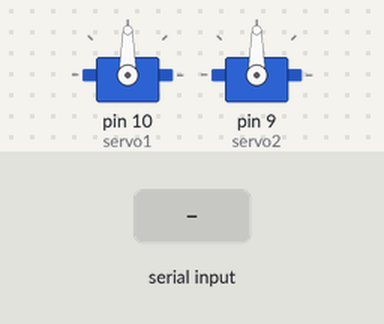
Bench run of a sketch on a simulated Arduino Uno, built with avr-gcc and run on an emulated ATmega328P. Shown: 2 × servo. The inputs (shaded band) are chosen by the test bench. What the sketch prints to the serial monitor is not drawn.

Above: at 1.2 s.
1.3 s: "f\n" received over Serial
At 1.8 s:
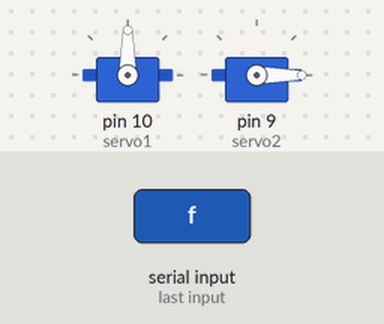
2.8 s: "b\n" received over Serial
At 4.2 s:
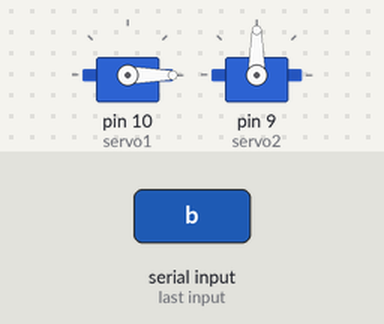
Timing chart, 0 to 5.8 s (numbered marks = the images above; inputs shaded):
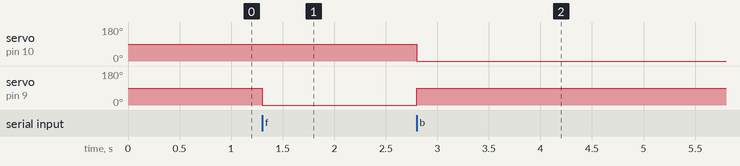

Measured:
- after the input at 1.3 s, servo on pin 9 (servo2): 90° → 0° at once
- after the input at 2.8 s, servo on pin 10 (servo1): 90° → 0° at once; servo on pin 9 (servo2): 0° → 90° at once

The sketch:

Robotic_Gripper_Code.ino
```cpp
#include <Servo.h>

const int servo1 = 10;       // first servo
const int servo2 = 9;       // second servo

Servo myservo1;  // create servo object to control a servo
Servo myservo2;  // create servo object to control a servo

void setup() {

  // Servo
  myservo1.attach(servo1);  // attaches the servo
  myservo2.attach(servo2);  // attaches the servo

  // Inizialize Serial
  Serial.begin(9600);
  Serial.println("Type a command and press Enter:");
}


void loop() {
  if (Serial.available() > 0) {
    String input = Serial.readStringUntil('\n'); // read until newline
    input.trim(); // remove any trailing \r or whitespace

    if (input == "f") {
      myservo1.write(90);
      myservo2.write(-90);
      delay(1000);
    }
    else if (input == "b") {
      myservo1.write(-90);
      myservo2.write(90);
      delay(1000);
    }
    else {
      Serial.print("Unknown command: ");
      Serial.println(input);
    }
  }
}
```
